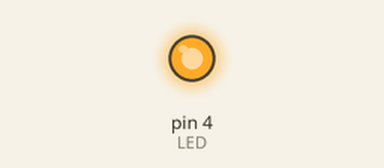
A sketch run on a simulated Arduino Uno, built with avr-gcc and run on an emulated ATmega328P. Shown: output pins drawn as LEDs (lit = HIGH).

Above: at 0.1 s.
Timing chart, 0 to 1.6 s (numbered marks = the images above):
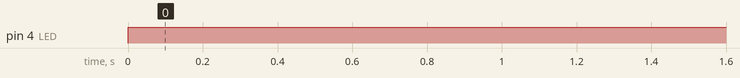

Measured:
- by itself, pin 4 (LED): LOW → HIGH at 0.00 s

The sketch:

sketch_feb17c.ino
```cpp
// (licence header left out)
//#include <ESP8266WiFi.h>
#define LED 4

//int brightness = 0;    // how bright the LED is
//int fadeAmount = 5;    // how many points to fade the LED by

//=======================================================================
//                    Power on setup
//=======================================================================
void setup() {
//  Serial.begin(115200);
  pinMode(LED,OUTPUT);
}

//=======================================================================
//                    Main Program Loop
//=======================================================================
void loop() {
//  //PWM Value varries from 0 to 1023
////  Serial.println("10 % PWM");
//  analogWrite(LED,102);
//  delay(2000);
//
////  Serial.println("20 % PWM");
//  analogWrite(LED,205);
//  delay(2000);
//
////  Serial.println("40 % PWM");
//  analogWrite(LED,410);
//  delay(2000);
//
////  Serial.println("70 % PWM");
//  analogWrite(LED,714);
//  delay(2000);
//
////  Serial.println("100 % PWM");
  analogWrite(LED,1024);
//  delay(2000);

  //Continuous Fading
//  Serial.println("Fadding Started");
//  while(1)
//  {
//    // set the brightness of pin 9:
//    analogWrite(LED, brightness);
//
//    // change the brightness for next time through the loop:
//    brightness = brightness + fadeAmount;
//
//    // reverse the direction of the fading at the ends of the fade:
//    if (brightness <= 0 || brightness >= 1023) {
//      fadeAmount = -fadeAmount;
//    }
//    // wait for 30 milliseconds to see the dimming effect
//    delay(10);
//  }
}
//=======================================================================
```
